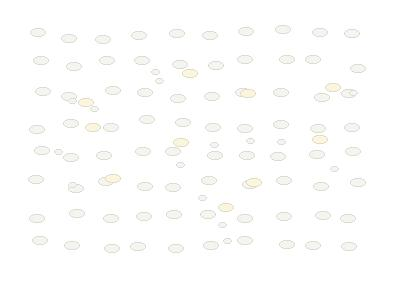

The Python source for this figure:
"""
Create a sample rice image for testing.
"""

from PIL import Image, ImageDraw
import os
import random

def create_rice_sample():
    """Create a sample rice image."""
    # Create directory if it doesn't exist
    os.makedirs("assets/samples", exist_ok=True)
    
    # Create a new image with white background
    img = Image.new('RGB', (400, 300), color=(255, 255, 255))
    draw = ImageDraw.Draw(img)
    
    # Draw rice grains
    rice_color = (245, 245, 240)
    
    # Draw multiple grains
    for i in range(80):
        x = 30 + (i % 10) * 35
        y = 30 + (i // 10) * 30
        
        # Add a bit of randomness to position
        x += random.randint(-5, 5)
        y += random.randint(-5, 5)
        
        # Draw a grain (small oval)
        draw.ellipse((x, y, x + 15, y + 8), fill=rice_color, outline=(220, 220, 215))
    
    # Add some broken grains
    for i in range(15):
        x = 50 + random.randint(0, 300)
        y = 50 + random.randint(0, 200)
        
        # Draw a smaller broken grain
        draw.ellipse((x, y, x + 8, y + 5), fill=rice_color, outline=(220, 220, 215))
    
    # Add some slight color variations
    for i in range(10):
        x = 60 + random.randint(0, 300)
        y = 60 + random.randint(0, 200)
        
        # Draw a slightly yellowish grain
        yellow_tint = (250, 245, 220)
        draw.ellipse((x, y, x + 15, y + 8), fill=yellow_tint, outline=(225, 220, 200))
    
    # Save the image
    output_path = "assets/samples/rice_sample.jpg"
    img.save(output_path)
    print(f"Created rice sample at {output_path}")
    return output_path

if __name__ == "__main__":
    create_rice_sample()